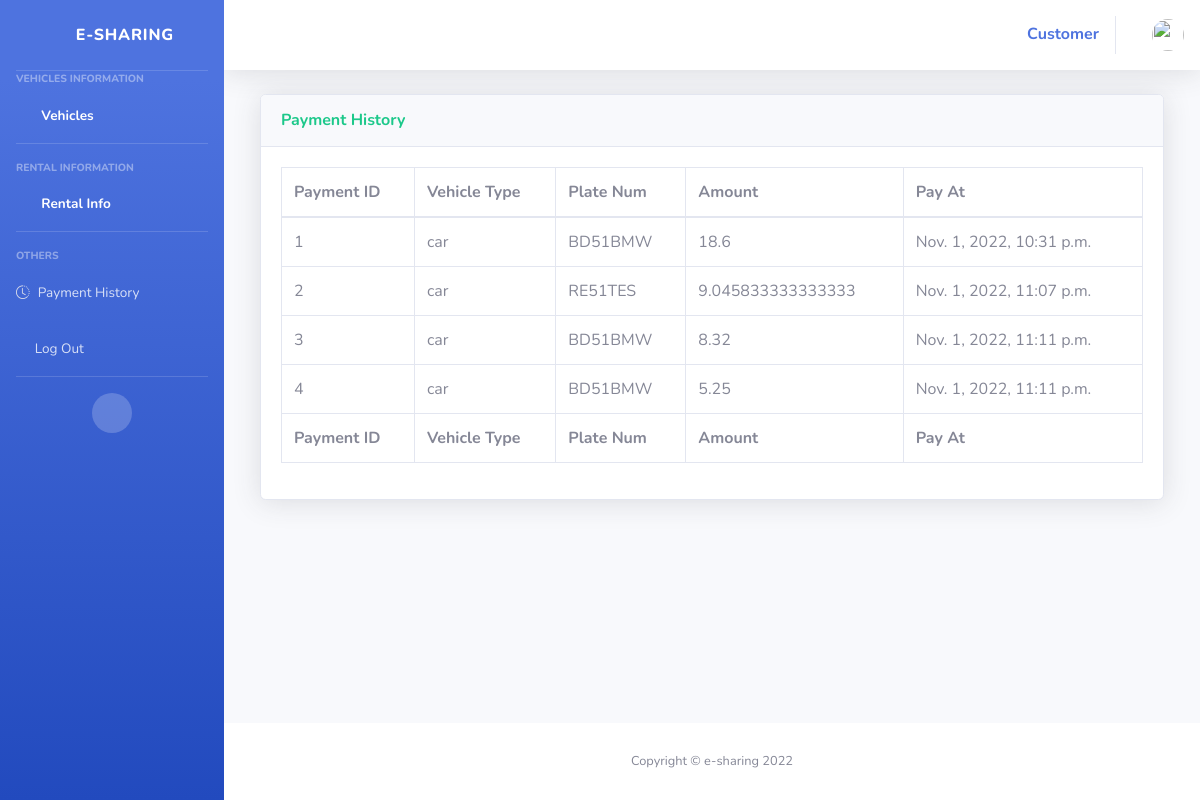
Page /history/ on the earlier database version.
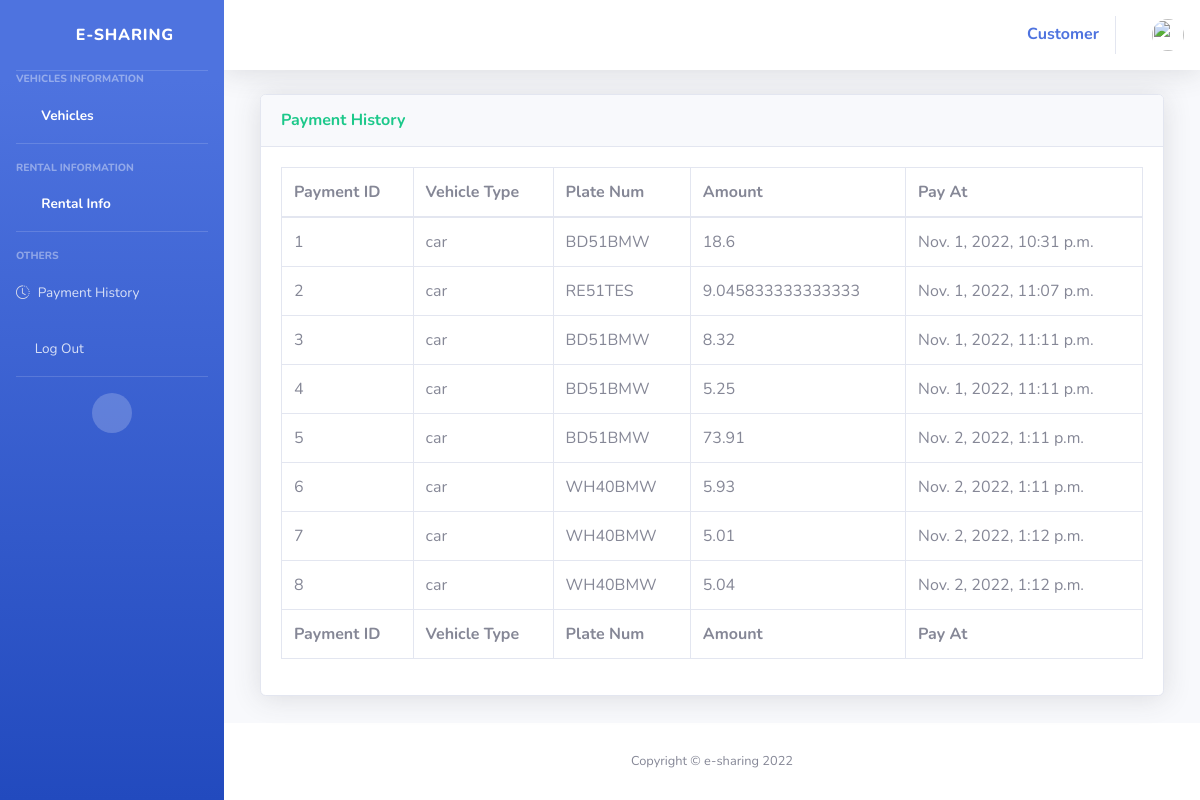
Same page on the later database version.
### e_portal/models.py (models this page shows)
class Vehicles(models.Model):
    name = models.CharField(max_length=128)
    type = models.CharField(max_length=8)
    cover = models.ImageField(upload_to='resources/img/covers', blank=True)
    color = models.CharField(max_length=8)
    plateNum = models.CharField(max_length=7)
    batteryPercentage = models.IntegerField(default=100)
    lastChargedTime = models.DateTimeField(auto_now=True)
    status = models.CharField(max_length=32, default='available')
    totalRentalHours = models.FloatField(default=0)
    locName = models.CharField(max_length=128)
    latitude = models.FloatField(default=0)
    longitude = models.FloatField(default=0)
    price = models.FloatField(default=0)
    description = models.TextField(blank=True, null=True)

class Payments(models.Model):
    amount = models.FloatField(blank=False)
    status = models.CharField(max_length=8, default='success')
    payTime = models.DateTimeField(default=timezone.now)
    cid = models.IntegerField()
    vid = models.IntegerField()
    detail = models.CharField(max_length=128, default="")

### e_portal/views/customer.py (the view)
# urls.py: path("history/",customer.getPaymentHistory, name='paymentHistory'),
def getPaymentHistory(request):
    payments = models.Payments.objects.all()
    paymentHistory = []
    for payment in payments:
        vehicle = models.Vehicles.objects.filter(id=payment.vid)
        paymentHistory.append(PaymentsItems(payment, vehicle[0]))
    return render(request, 'customers/payment_history.html', {"paymentHistory": paymentHistory})

### templates/customers/payment_history.html (shortened to what this page needs)
{% extends 'base.html' %}
{% block content %}
<div class="container-fluid">
        <div class="card shadow mb-4">
            <div class="card-header py-3">
                <h6 class="m-0 font-weight-bold text-success">Payment History</h6>
            </div>
            {% if paymentHistory %}
                <div class="card-body">
                    <div class="table-responsive">
                        <table class="table table-bordered" id="dataTable">
                            <thead>
                                <tr>
                                    <th>Payment ID</th>
                                    <th>Vehicle Type</th>
                                    <th>Plate Num</th>
                                    <th>Amount</th>
                                    <th>Pay At</th>
                                </tr>
                            </thead>
                            <tfoot>
                                <tr>
                                    <th>Payment ID</th>
                                    <th>Vehicle Type</th>
                                    <th>Plate Num</th>
                                    <th>Amount</th>
                                    <th>Pay At</th>
                                </tr>
                            </tfoot>
                            <tbody>
                            {% for payment_history in paymentHistory %}
                                <tr>
                                    <td>{{ payment_history.id }}</td>
                                    <td>{{ payment_history.v_type }}</td>
                                    <td>{{ payment_history.plate_num }}</td>
                                    <td>{{ payment_history.amount }}</td>
                                    <td>{{ payment_history.pay_time }}</td>
                                </tr>
                            {% endfor %}
                            </tbody>
                        </table>
                    </div>
                </div>
            {% endif %}
        </div>
    </div>
{% endblock %}

### templates/base.html (shortened to what this page needs)
<!DOCTYPE html>
<html lang="en">
<head>
    {% load static %}
    <link href="{% static 'vendor/fontawesome-free/css/all.min.css' %} " rel="stylesheet" type="text/css">
    <link href="{% static 'css/sb-admin-2.min.css' %}" rel="stylesheet">
    <link href="{% static 'vendor/datatables/dataTables.bootstrap4.min.css' %}" rel="stylesheet">
    <link rel="stylesheet" href="https://cdn.jsdelivr.net/npm/bootstrap-icons@1.9.1/font/bootstrap-icons.css">
</head>
<body id="page-top">
    <div id="wrapper">
        {% include 'partials/sidebar.html' %}
        <div id="content-wrapper" class="d-flex flex-column">
            <div id="content">
                {% include 'partials/navbar.html' %}
                <div class="container-fluid">
                    <div class="row">
                        {% block content %}{% endblock %}
                    </div>
                </div>
            </div>
            <footer class="sticky-footer bg-white">
                <div class="container my-auto">
                    <div class="copyright text-center my-auto">
                        <span>Copyright &copy; e-sharing 2022</span>
                    </div>
                </div>
            </footer>
        </div>
    </div>
</body>
</html>

### templates/partials/sidebar.html (shortened to what this page needs)
<ul class="navbar-nav bg-gradient-primary sidebar sidebar-dark accordion" id="accordionSidebar">
    <a class="sidebar-brand d-flex align-items-center justify-content-center" href="{% url 'e_portal:vehicles_list' %}">
        <div class="sidebar-brand-icon rotate-n-15">
            <i class="fas fa-laugh-wink"></i>
        </div>
        <div class="sidebar-brand-text mx-3">E-sharing</div>
    </a>
    <hr class="sidebar-divider my-0">
    <div class="sidebar-heading">
        Vehicles Information
    </div>
    <li class="nav-item active">
        <a class="nav-link" href="{% url 'e_portal:vehicles_list' %}">
            <i class="fas fa-fw fa-tachometer-alt"></i>
            <span>Vehicles</span></a>
    </li>
    <hr class="sidebar-divider">
    <div class="sidebar-heading">
        Rental Information
    </div>
    <li class="nav-item active">
        <a class="nav-link" href="{% url 'e_portal:rents' %}">
            <i class="fas fa-fw fa-folder"></i>
            <span>Rental Info</span>
        </a>
    </li>
    <hr class="sidebar-divider">
    <div class="sidebar-heading">
        OTHERS
    </div>
    <li class="nav-item">
        <a class="nav-link" href="{% url 'e_portal:paymentHistory' %}">
            <i class="bi bi-clock-history text-gray-300"></i>
            <span>Payment History</span></a>
    </li>
    <li class="nav-item">
        <a class="nav-link" href="tables.html" data-toggle="modal" data-target="#logoutModal">
            <i class="fas fa-sign-out-alt text-gray-300"></i>
            <span>Log Out</span></a>
    </li>
    <hr class="sidebar-divider d-none d-md-block">
    <div class="text-center d-none d-md-inline">
        <button class="rounded-circle border-0" id="sidebarToggle"></button>
    </div>
</ul>

### templates/partials/navbar.html (shortened to what this page needs)
<nav class="navbar navbar-expand navbar-light bg-white topbar justify-content-end mb-4 static-top shadow ">
<div class="row justify-content-end">
    <div class="nav-item">
        <p class="text-primary" style="margin-top: 22px; font-weight: bold">Customer</p>
    </div>
    <div class="nav-item dropdown no-arrow">
        <a class="nav-link dropdown-toggle" href="#" id="userDropdown" role="button"
            data-toggle="dropdown" aria-haspopup="true" aria-expanded="false">
            {% load static %}
            <img class="img-profile rounded-circle"
                src="{% static 'img/saber.jpg' %}">
        </a>
    </div>
</div>
</nav>

Differences in the rows shown:
added Payments: amount "73.91", pay_time "Nov. 2, 2022, 1:11 p.m."
now on this page (row edited): Vehicles: v_type "car" "car" "car", plate_num "WH40BMW" "WH40BMW" "WH40BMW"
added Payments: amount "5.93", pay_time "Nov. 2, 2022, 1:11 p.m."
added Payments: amount "5.01", pay_time "Nov. 2, 2022, 1:12 p.m."
added Payments: amount "5.04", pay_time "Nov. 2, 2022, 1:12 p.m."
Other differences:
new list line: "5"
new list line: "car BD51BMW"
new list line: "6"
new list line: "7"
new list line: "8"
